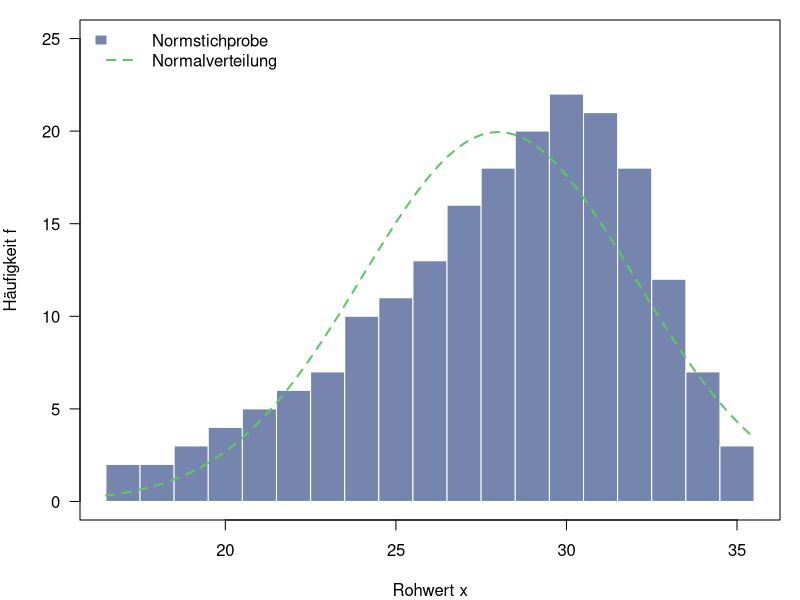
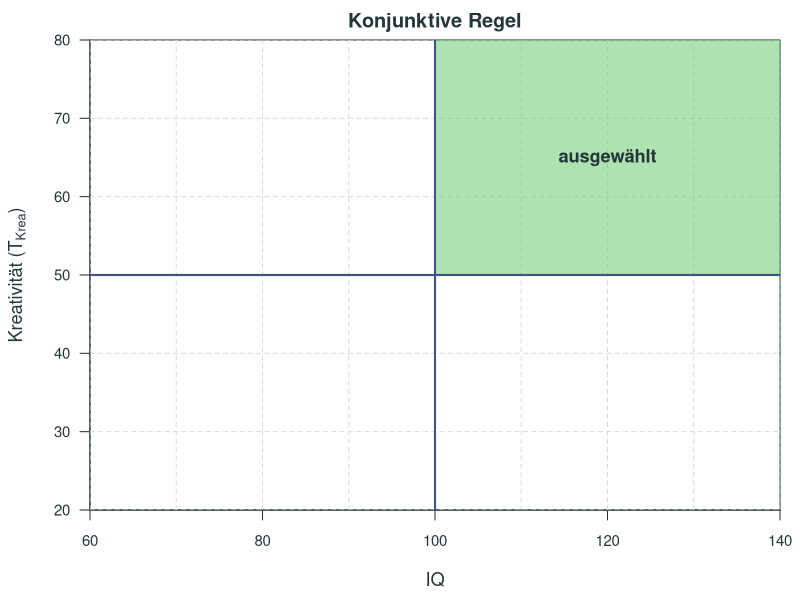
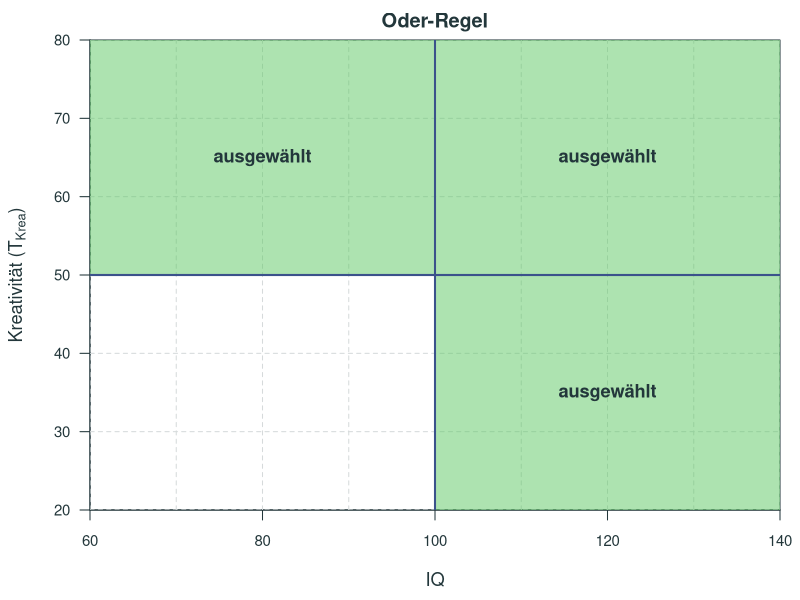
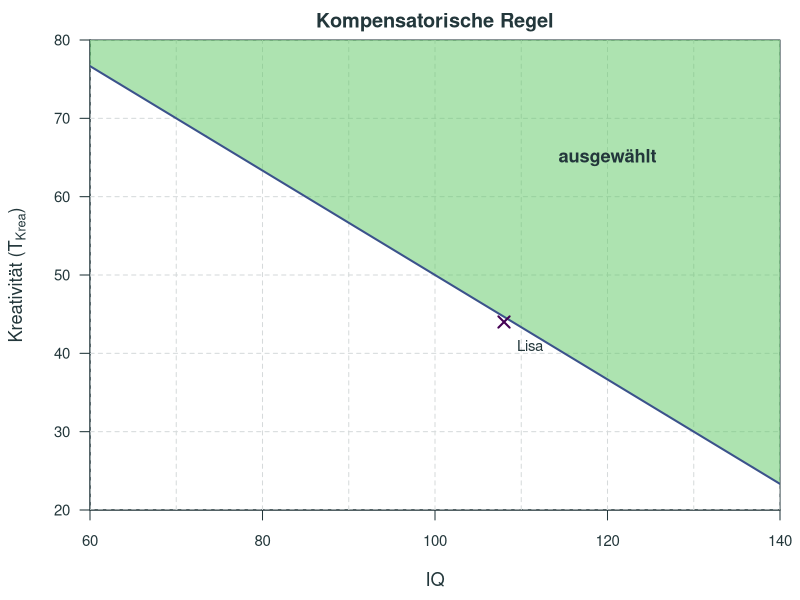
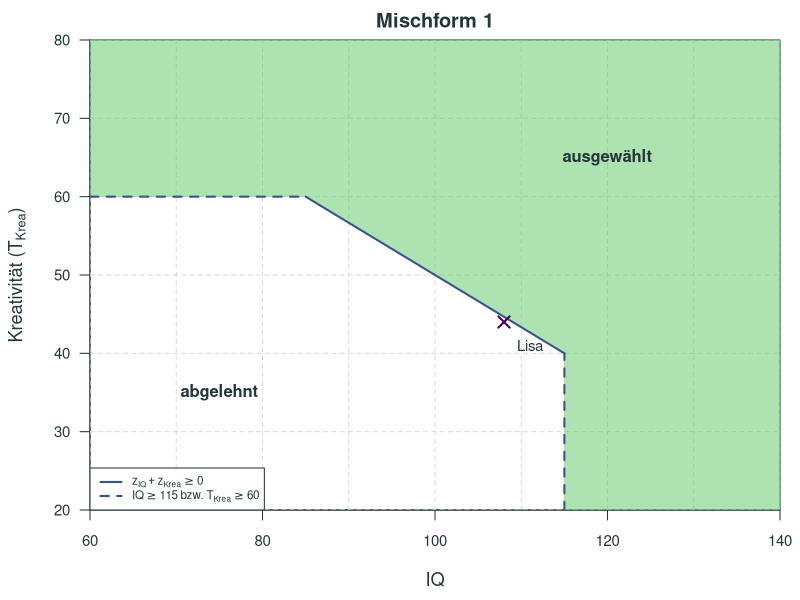
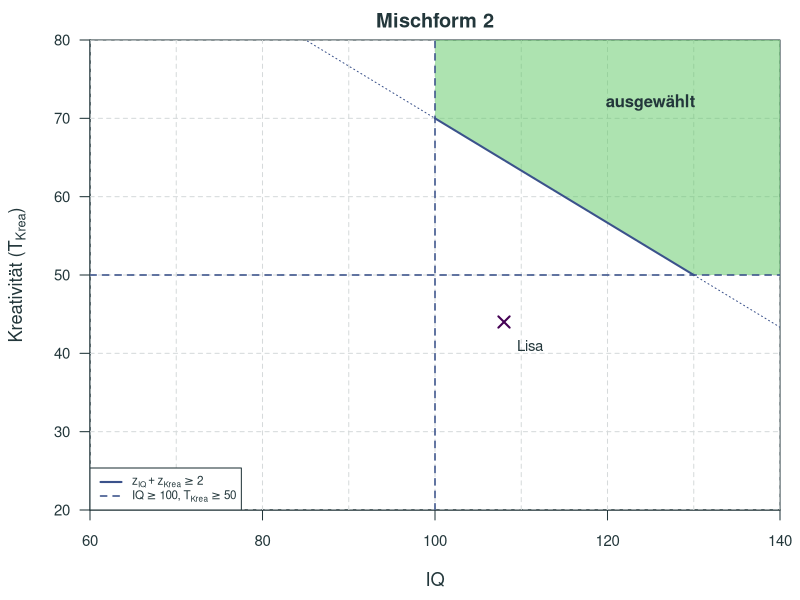

Generate these figures, in order, with R:
## ---- chunk 1
#| label: setup
#| include: false
# plot labels contain umlauts, which need a UTF-8 locale; the shell that runs
# the render may start R in the C locale
invisible(Sys.setlocale("LC_CTYPE", "en_US.UTF-8"))
colors <- viridisLite::viridis(5)
dark <- "#23373b"

# success ratio after Taylor and Russell (1939) under bivariate normality
taylor_russell <- function(br, sr, r) {
  if (r == 0 || sr >= 1) return(br)
  x <- qnorm(1 - sr)
  y <- qnorm(1 - br)
  integrate(function(u) dnorm(u) * pnorm((r * u - y) / sqrt(1 - r^2)),
            lower = x, upper = Inf)$value / sr
}

# Taylor-Russell tables: rows r_tc, columns SR
sr_cols <- c(.05, .10, .20, .30, .40, .50, .60, .70, .80, .90, .95)
r_rows <- seq(0.05, 1, by = .05)
tr_table <- function(br) {
  tab <- sapply(sr_cols, function(s)
    sapply(r_rows, function(r) sprintf("%.2f", round(taylor_russell(br, s, r), 2))))
  tab <- cbind(sprintf("%.2f", r_rows), tab)
  colnames(tab) <- c("$r_{tc}$", sprintf("%.2f", sr_cols))
  tab
}

# decision rules: Lisa and plot helpers
lisa_iq <- 108
lisa_krea <- 44

plot_blank <- function(title) {
  par(mar = c(4.5, 4.5, 2, 1), col.main = dark, col.lab = dark, col.axis = dark,
      fg = dark)
  plot(NULL, xlim = c(60, 140), ylim = c(20, 80), xlab = "IQ",
       ylab = expression("Kreativität (" * T[Krea] * ")"), main = title, las = 1,
       xaxs = "i", yaxs = "i", cex.lab = 1.1, cex.axis = 0.9)
  abline(h = seq(20, 80, by = 10), col = "#d6dadb", lty = 2)
  abline(v = seq(60, 140, by = 10), col = "#d6dadb", lty = 2)
}

add_lisa <- function() {
  points(lisa_iq, lisa_krea, pch = 4, cex = 1.5, lwd = 2, col = colors[1])
  text(lisa_iq + 3, lisa_krea - 3, "Lisa", cex = 0.9, col = dark)
}

fill_pos <- adjustcolor(colors[4], 0.5)

plot_and <- function() {
  plot_blank("Konjunktive Regel")
  rect(100, 50, 140, 80, col = fill_pos, border = NA)
  abline(v = 100, col = colors[2], lwd = 2)
  abline(h = 50, col = colors[2], lwd = 2)
  text(120, 65, "ausgewählt", cex = 1.1, font = 2, col = dark)
}

plot_or <- function() {
  plot_blank("Oder-Regel")
  rect(100, 20, 140, 80, col = fill_pos, border = NA)
  rect(60, 50, 100, 80, col = fill_pos, border = NA)
  abline(v = 100, col = colors[2], lwd = 2)
  abline(h = 50, col = colors[2], lwd = 2)
  text(120, 35, "ausgewählt", cex = 1.1, font = 2, col = dark)
  text(80, 65, "ausgewählt", cex = 1.1, font = 2, col = dark)
  text(120, 65, "ausgewählt", cex = 1.1, font = 2, col = dark)
}

plot_comp <- function() {
  plot_blank("Kompensatorische Regel")
  # z_IQ + z_Krea = 0  =>  T = 50 - (2/3) * (IQ - 100)
  iq <- seq(60, 140, length.out = 200)
  t_bound <- 50 - (10 / 15) * (iq - 100)
  polygon(c(iq, rev(iq)), c(pmax(20, pmin(80, t_bound)), rep(80, length(iq))),
          col = fill_pos, border = NA)
  lines(iq, t_bound, col = colors[2], lwd = 2)
  text(120, 65, "ausgewählt", cex = 1.1, font = 2, col = dark)
  add_lisa()
}

# Mixed rule 1: IQ >= 115 or T >= 60 or z_IQ + z_Krea >= 0
plot_mixed1 <- function() {
  plot_blank("Mischform 1")
  iq_c <- seq(115, 85, length.out = 50)
  t_c <- 50 - (10 / 15) * (iq_c - 100)
  polygon(c(60, 140, 140, 115, iq_c, 60, 60),
          c(80, 80, 20, 20, t_c, 60, 80),
          col = fill_pos, border = NA)
  lines(iq_c, t_c, col = colors[2], lwd = 2)
  segments(115, 20, 115, 40, col = colors[2], lwd = 2, lty = 2)
  segments(60, 60, 85, 60, col = colors[2], lwd = 2, lty = 2)
  text(120, 65, "ausgewählt", cex = 1.0, font = 2, col = dark)
  text(75, 35, "abgelehnt", cex = 1.0, font = 2, col = dark)
  legend("bottomleft",
         legend = c(expression(z[IQ] + z[Krea] >= 0), expression(IQ >= 115 ~ "bzw." ~ T[Krea] >= 60)),
         lty = c(1, 2), col = colors[2], lwd = 2, cex = 0.7, bg = "white",
         text.col = dark)
  add_lisa()
}

# Mixed rule 2: IQ >= 100 and T >= 50 and z_IQ + z_Krea >= 2
plot_mixed2 <- function() {
  plot_blank("Mischform 2")
  iq_c <- seq(100, 130, length.out = 50)
  t_c <- 70 - (10 / 15) * (iq_c - 100)
  polygon(c(iq_c, 140, 140, 100), c(t_c, 50, 80, 80),
          col = fill_pos, border = NA)
  lines(iq_c, t_c, col = colors[2], lwd = 2)
  left <- seq(60, 100, length.out = 30)
  lines(left, 70 - (10 / 15) * (left - 100), col = colors[2], lwd = 1, lty = 3)
  right <- seq(130, 140, length.out = 15)
  lines(right, 70 - (10 / 15) * (right - 100), col = colors[2], lwd = 1, lty = 3)
  abline(v = 100, col = colors[2], lwd = 1.5, lty = 2)
  abline(h = 50, col = colors[2], lwd = 1.5, lty = 2)
  text(125, 72, "ausgewählt", cex = 1.0, font = 2, col = dark)
  legend("bottomleft",
         legend = c(expression(z[IQ] + z[Krea] >= 2), expression(IQ >= 100 * "," ~ T[Krea] >= 50)),
         lty = c(1, 2), col = colors[2], lwd = c(2, 1.5), cex = 0.7,
         bg = "white", text.col = dark)
  add_lisa()
}
## ---- chunk 2
#| label: tbl-tr50
#| echo: false
#| tbl-cap: "Taylor-Russell-Tafel für BR = .50 (Zeilen: Validität $r_{tc}$; Spalten: Selektionsquote SR)"
knitr::kable(tr_table(0.50), format = "pipe", align = "c")
## ---- chunk 3
#| label: tbl-tr40
#| echo: false
#| tbl-cap: "Taylor-Russell-Tafel für BR = .40 (Zeilen: Validität $r_{tc}$; Spalten: Selektionsquote SR)"
knitr::kable(tr_table(0.40), format = "pipe", align = "c")
## ---- chunk 4
#| label: tbl-frequencies
#| echo: false
#| tbl-cap: "Häufigkeiten $f$ der Rohwerte $x$ in der Normstichprobe ($N = 200$)"
x_values <- 17:35
f_values <- c(2, 2, 3, 4, 5, 6, 7, 10, 11, 13, 16, 18, 20, 22, 21, 18, 12, 7, 3)
freq <- as.data.frame(t(f_values))
names(freq) <- x_values
freq <- cbind("$x$" = "$f$", freq)
knitr::kable(freq, format = "pipe", align = "c")
## ---- chunk 5
#| label: fig-frequencies
#| echo: false
#| fig-width: 6.5
#| fig-height: 3.8
#| fig-align: center
#| fig-cap: "Empirische Verteilung der Rohwerte in der Normstichprobe mit der Normalverteilung ($M = 28$, $SD = 4$) zum Vergleich"
#| fig-alt: "Balkendiagramm der Häufigkeiten der Rohwerte 17 bis 35. Die Häufigkeiten steigen langsam bis zum Gipfel bei Rohwert 30 und fallen danach steil ab; die Verteilung ist linksschief. Eine eingezeichnete Normalverteilungskurve mit Mittelwert 28 liegt links davon."
par(mar = c(4, 4, 1, 1))
plot(NA, xlim = c(16.5, 35.5), ylim = c(0, 25), las = 1,
     xlab = "Rohwert x", ylab = "Häufigkeit f")
rect(x_values - 0.5, 0, x_values + 0.5, f_values,
     col = adjustcolor(colors[2], 0.7), border = "white")
x_grid <- seq(16.5, 35.5, length.out = 200)
lines(x_grid, 200 * dnorm(x_grid, 28, 4), lwd = 2, lty = 2, col = colors[4])
legend("topleft", legend = c("Normstichprobe", "Normalverteilung"),
       fill = c(adjustcolor(colors[2], 0.7), NA), border = c("white", NA),
       lty = c(NA, 2), lwd = c(NA, 2), col = c(NA, colors[4]), bty = "n")
## ---- chunk 6
#| echo: false
#| fig-width: 5.5
#| fig-height: 4.5
#| fig-align: center
#| fig-alt: "Koordinatensystem mit IQ auf der x-Achse und Kreativität auf der y-Achse. Der Bereich der Ausgewählten der konjunktiven Regel ist der Quadrant rechts oberhalb der Grenzlinien bei IQ 100 und T-Wert 50."
plot_and()
## ---- chunk 7
#| echo: false
#| fig-width: 5.5
#| fig-height: 4.5
#| fig-align: center
#| fig-alt: "Koordinatensystem mit IQ auf der x-Achse und Kreativität auf der y-Achse. Der Bereich der Ausgewählten der Oder-Regel umfasst drei Quadranten, nur der Bereich links unten mit IQ unter 100 und T-Wert unter 50 führt zur Ablehnung."
plot_or()
## ---- chunk 8
#| echo: false
#| fig-width: 5.5
#| fig-height: 4.5
#| fig-align: center
#| fig-alt: "Koordinatensystem mit IQ auf der x-Achse und Kreativität auf der y-Achse. Die Kompensationsgerade verläuft von links oben nach rechts unten, der Bereich der Ausgewählten liegt oberhalb der Geraden. Lisa bei IQ 108 und T-Wert 44 liegt knapp unterhalb der Geraden im Bereich der Abgelehnten."
plot_comp()
## ---- chunk 9
#| label: fig-mixed-1
#| echo: false
#| fig-width: 5.5
#| fig-height: 4.5
#| fig-align: center
#| fig-cap: "Mischform 1"
#| fig-alt: "Koordinatensystem mit IQ auf der x-Achse und Kreativität auf der y-Achse. Der Bereich der Ausgewählten liegt rechts von IQ 115, oberhalb von T-Wert 60 und oberhalb der Kompensationsgeraden. Lisa bei IQ 108 und T-Wert 44 liegt im Bereich der Abgelehnten."
plot_mixed1()
## ---- chunk 10
#| label: fig-mixed-2
#| echo: false
#| fig-width: 5.5
#| fig-height: 4.5
#| fig-align: center
#| fig-cap: "Mischform 2"
#| fig-alt: "Koordinatensystem mit IQ auf der x-Achse und Kreativität auf der y-Achse. Der Bereich der Ausgewählten liegt rechts oben, begrenzt durch IQ 100, T-Wert 50 und eine Gerade, auf der die Summe der z-Werte 2 beträgt. Lisa bei IQ 108 und T-Wert 44 liegt im Bereich der Abgelehnten."
plot_mixed2()
